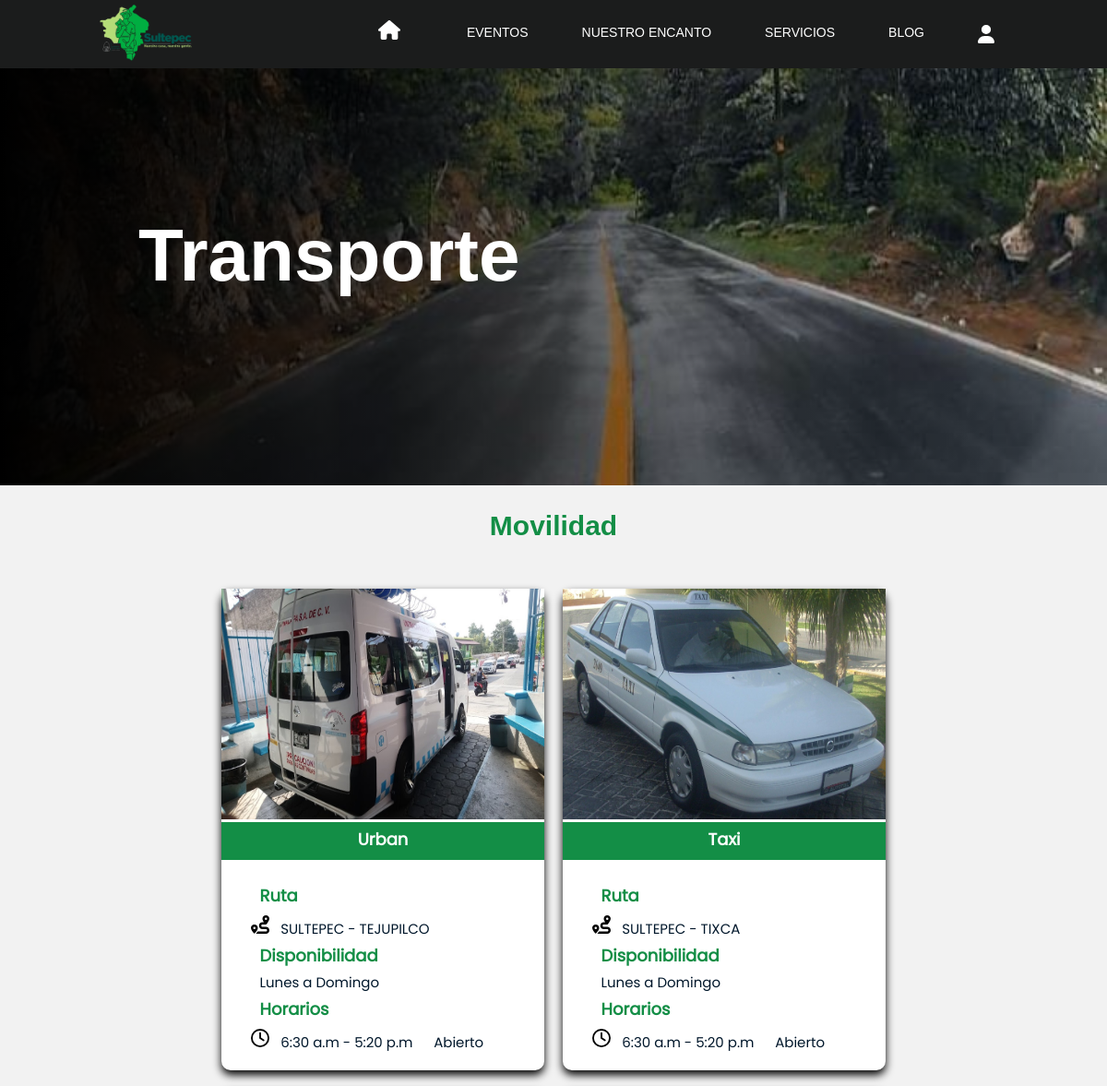
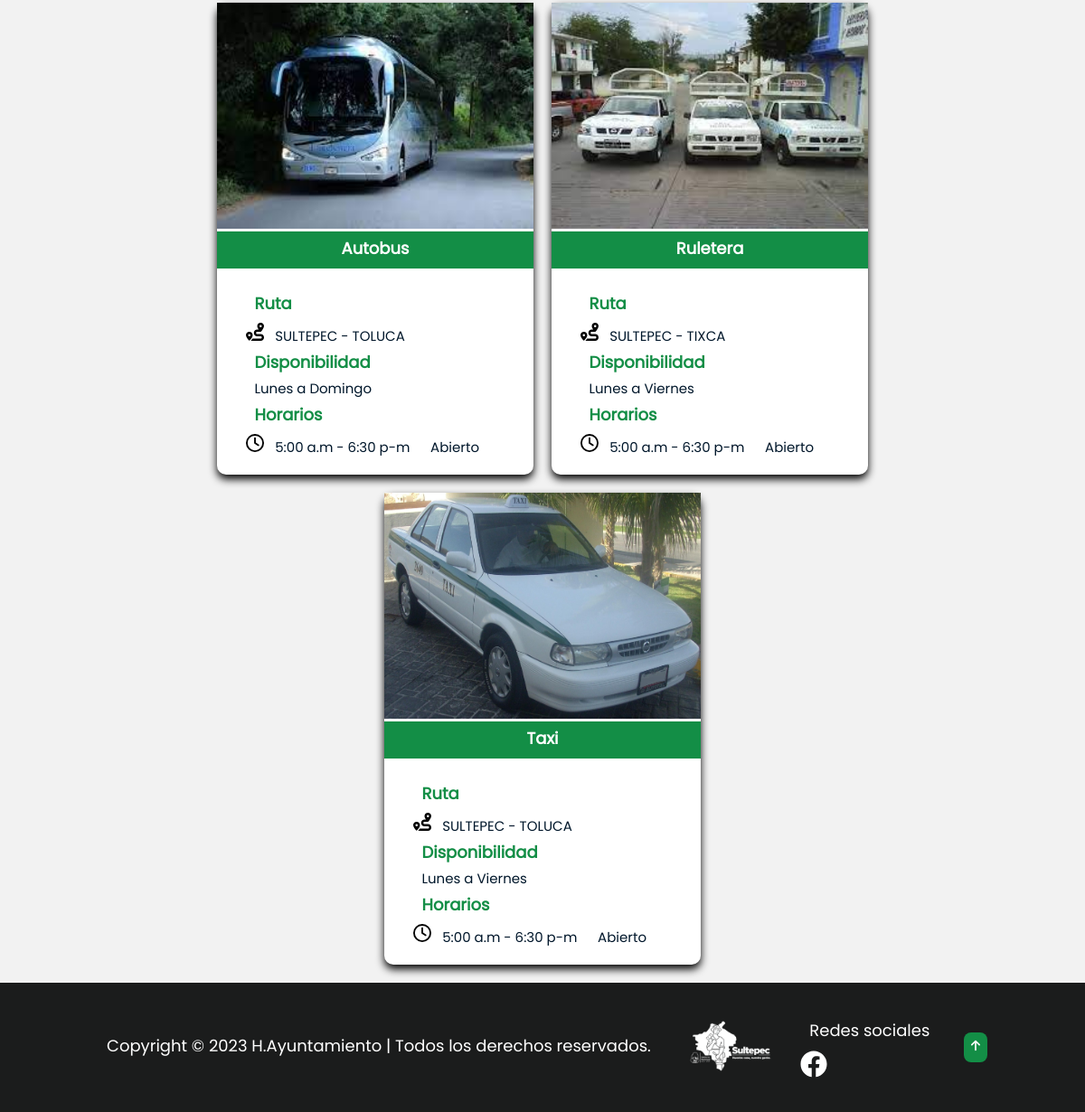
The app's page /public/services.php with its own data (2 pictures, top to bottom).
### tables this page shows
CREATE TABLE
    services(
        id INT AUTO_INCREMENT PRIMARY KEY,
        type VARCHAR(255),
        availability VARCHAR(255),
        scheduls VARCHAR(255),
        route VARCHAR(255),
        image VARCHAR(3000)
    );

### admin/controllers/getQuery.php (called while the page is built)
<?php
function  getQuery(object $conn, string $table)
{
  $query = $conn->prepare("SELECT * FROM $table");
  $query->execute();
  return $query->fetchAll(PDO::FETCH_ASSOC);
}
?>

### public/services.php (the view, shortened to what this page needs)
<?php
require_once "../admin/config/database.php";
require_once "../admin/controllers/getQuery.php";
require "../partials/header.php";
require "../partials/navbar.php";
$table = 'services';
$services = getQuery($conn, $table);
?>
<link rel="stylesheet" href="<?php echo $url; ?>/assets/css/services.css" type="text/css">
</head>
<body class="scroll-top">
  <div class="container-front-page">
    <div class="degraded"></div>
    <div class="title-front-page">
      <h1>Transporte</h1>
    </div>
    <img src="<?php echo $url ?>/admin/assets/imgServices/servicios.jpg" alt="Portada de Transporte" title="Transporte Imagen" class="image-front-page">
  </div>
  <h1 class="title-index">Movilidad</h1>
  <section class="services" id="services">
    <?php foreach ($services as $service) { ?>
      <div class="container-service">
        <div class="service-box">
          <div class="service-image">
            <img src="<?php echo $url ?>/admin/assets/imgServices/<?php echo $service['image'] ?>" alt="<?php echo $service['type'] ?>" title="<?php echo $service['type'] ?> class=" img-services">
          </div>
          <h2 class="subtitle"><?php echo $service['type'] ?></h2>
          <div class=" description-service">
            <h3>Ruta</h3>
            <img src="<?php echo $url ?>/assets/icons/route.svg" alt="icono de ruta" title="Ruta" class="img-services">
            <span><?php echo $service['route'] ?></span>
            <h3>Disponibilidad</h3>
            <span><?php echo $service['availability'] ?></span>
            <h3>Horarios</h3>
            <img src="<?php echo $url ?>/assets/icons/clock.svg" alt="Icono de reloj" title="reloj" class="img-services">
            <span><?php echo $service['scheduls'] ?></span> <span>Abierto</span>
          </div>
        </div>
      </div>
    <?php } ?>
  </section>
  <?php require "../partials/footer.php" ?>

### partials/header.php (shortened to what this page needs)
<?php
$file = "/WebSite-Turismo";
$url = "http://" . $_SERVER['HTTP_HOST'] . $file;
?>
<!DOCTYPE html>
<html lang="es">
<head>
  <link rel="stylesheet" href="<?php echo $url; ?>/assets/css/superglobals.css">
  <link rel="stylesheet" href="<?php echo $url; ?>/assets/css/normalize.css" type="text/css">
  <link rel="stylesheet" href="<?php echo $url; ?>/assets/css/navbar.css" type="text/css">
  <link rel="stylesheet" href="<?php echo $url; ?>/assets/css/front-page.css" type="text/css">
  <link rel="stylesheet" href="<?php echo $url; ?>/assets/css/footer.css" type="text/css">

### partials/navbar.php (shortened to what this page needs)
<header class="header" id="scroll-top">
    <div class="logo">
        <img src="<?php echo $url ?>/assets/img/LOGO AYUNTAMIENTO.webp" alt="Logo municipal de sultepec" title="H. Ayuntamiento de sultepec">
    </div>
    <div class="container__menu">
        <nav>
            <ul>
                <li class="margin-left"><a href="<?php echo $url; ?>" id="selected"></a></li>
                <li class="margin-left"><a href="<?php echo $url; ?>/public/events.php" class="no__hover">Eventos</a>
                </li>
                <li class="margin-left"><a class="no__hover" href="#" title="Nuestro encanto">Nuestro Encanto</a>
                </li>
                <li class="margin-left"><a class="no__hover" href="#" title="Nuestro encanto">Servicios</a>
                </li>
                <li class="margin-left"><a href="<?php echo $url; ?>/public/blog.php">Blog</a></li>
                <li class="margin-left"> <a href="<?php echo $url; ?>/admin/login.php"><img src="<?php echo $url ?>/assets/icons/user-solid.svg" alt="icon-user" title="Iniciar sesion" class="fa-user"></img></a></li>
            </ul>
        </nav>
    </div>
</header>
<main>

### partials/footer.php (shortened to what this page needs)
<footer class="footer">
    <div class="footer-text">
        <p>Copyright &copy; 2023 H.Ayuntamiento | Todos los derechos reservados.</p>
    </div>
    <div class="logo-footer">
        <img src="<?php echo $url ?>/assets/img/LOGO BLANCO AYUNTAMIENTO.webp" alt="Logo municipal de sultepec" title="H.Ayuntamiento de sultepec">
    </div>
    <div class="footer-text">
        <p>Redes sociales</p>
        <a href="https://www.facebook.com/Ayuntamientosultepec2022/" target="_blank"><img class="icon-footer-facebook" src="<?php echo $url ?>/assets/icons/facebook.svg" alt="Red social facebook" title="Facebook"></a>
    </div>
    <div class="footer-iconTop">
        <a href="#scroll-top" title="redireccion al inicio"><img class="icon-footer-svg" src="<?php echo $url ?>/assets/icons/arrow-up-solid.svg" alt="Flecha que regresa al index" title="Line"></a>
    </div>
</footer>
</body>
</html>

### assets/css/superglobals.css (style rules this page uses)
:root { --background-color:#f2f2f2ff; --color-secundary:#138e46; --background-secundary:#e7e8eb; --title-navbar:#fff; --background-navbar:#1b1c1c; --background-footer:#1b1c1c; --background-form:#1b1c1c; --color-titles:#138e46; --color-text:#00172bff; --color-text-secundary:#fff; --font-family:'Poppins', sans-serif; --font-primary:'Gotham', sans-serif; --title-size: 4.6rem; --subtitles-size:3rem; --font-size: 1.8rem; --standard-padding:2rem 9%; --first-color: hsl(82, 60%, 28%); --title-color: hsl(0, 0%, 15%); --text-color: hsl(0, 0%, 35%); --container-color: hsl(0, 0%, 100%); --h2-font-size: 1.25rem; --small-font-size: .813rem; }
.title-index { color: var(--color-titles); font-size: 3rem; padding: var(--standard-padding); text-align: center; font-family: var(--font-primary); margin-bottom: 1rem; text-transform: capitalize; }
@media (max-width: 1200px) { html { font-size: 55%; } }

### assets/css/navbar.css (style rules this page uses)
.header { background-color: var(--background-navbar); display: flex; align-items: center; justify-content: space-between; padding: 5px 9%; position: fixed; width: 100%; z-index: 999; }
.logo img { width:100px }
nav { height: 100%; }
nav>ul { height: 100%; display: flex; }
nav ul li { height: 100%; list-style: none; position: relative; }
.margin-left { margin-left: 3rem; }
nav>ul>li:first-child>a { background-image: url(../icons/house-solid.svg); background-size: 24px; background-repeat: no-repeat; background-position: center center; padding: 20px 40px; }
nav>ul>li>a { width: 100%; height: 100%; display: flex; align-items: center; padding: 14px; color: #fff; text-transform: uppercase; font-family: var(--font-primary); font-size: 14px; transition: all 300ms ease; }
.no__hover { pointer-events: none; }
.fa-user { width: 18px; }

### assets/css/front-page.css (style rules this page uses)
.container-front-page { position: relative; width: 100%; height: 100%; overflow: hidden; top: 73px; margin-bottom: 8rem; }
.title-front-page { color: #fff; font-family: var(--font-primary); text-align: right; display: flex; align-items: center; justify-content: center; height: 90%; font-size: 4rem; margin-left: 15rem; position: absolute; z-index: 1; }
.degraded { position: absolute; top: 0; left: 0; width: 100%; height: 100%; background: linear-gradient(to left, transparent, rgb(0, 0, 0)); z-index: 1; }
.image-front-page { width: 100%; height: 150%; object-fit: cover; display: block; z-index: 2; }

### assets/css/footer.css (style rules this page uses)
.footer { z-index: 11; display: flex; justify-content: space-between; align-items: center; flex-wrap: wrap; padding: var(--standard-padding); background: var(--background-footer); }
.footer-text p { font-size: var(--font-size); color: var(--title-navbar); padding: 1rem; }
.logo-footer img { width: 100px; }
.footer-iconTop { display: inline-block; justify-content: center; align-items: center; padding:.8rem; background-color: var(--color-secundary); border-radius: .8rem ; cursor: pointer; }
.icon-footer-svg { width: 1rem; }
.icon-footer-facebook { width: 3rem; }

### assets/css/services.css (style rules this page uses)
#services { padding: var(--standard-padding); display: flex; justify-content: center; flex-wrap: wrap; gap: 2rem; }
.subtitle { font-size:var(--font-size); padding: 1rem; color:#fff ; text-align: center; background-color:var(--color-titles) ; }
.container-service { background-color: #fff; border-radius: 1rem; box-shadow: 0 5px 10px #000; max-width: 700px; }
.service-image img { width: 350px; height: 250px; }
.description-service { padding: var(--standard-padding); }
.description-service h3 { color: var(--color-titles); font-size:var(--font-size); padding: 1rem; }
.description-service span { font-size: 1.5rem; padding: 1rem; }

### records on screen
services: image (picture), type "Urban", route "SULTEPEC - TEJUPILCO", availability "Lunes a Domingo", scheduls "6:30 a.m - 5:20 p.m"
services: image+type (picture), type "Taxi", route "SULTEPEC - TIXCA", availability "Lunes a Domingo", scheduls "6:30 a.m - 5:20 p.m"
services: image (picture), type "Autobus", route "SULTEPEC - TOLUCA", availability "Lunes a Domingo", scheduls "5:00 a.m - 6:30 p-m"
services: image (picture), type "Ruletera", route "SULTEPEC - TIXCA", availability "Lunes a Viernes", scheduls "5:00 a.m - 6:30 p-m"
services: image+type (picture), type "Taxi", route "SULTEPEC - TOLUCA", availability "Lunes a Viernes", scheduls "5:00 a.m - 6:30 p-m"
